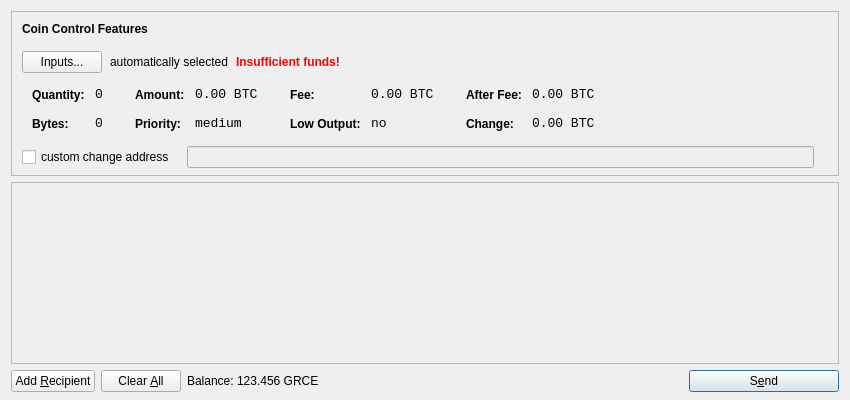
<?xml version="1.0" encoding="UTF-8"?>
<ui version="4.0">
 <class>SendCoinsDialog</class>
 <widget class="QDialog" name="SendCoinsDialog">
  <property name="geometry">
   <rect>
    <x>0</x>
    <y>0</y>
    <width>850</width>
    <height>400</height>
   </rect>
  </property>
  <property name="windowTitle">
   <string>Send Coins</string>
  </property>
  <layout class="QVBoxLayout" name="verticalLayout" stretch="0,1,0">
   <property name="bottomMargin">
    <number>8</number>
   </property>
   <item>
    <widget class="QFrame" name="frameCoinControl">
     <property name="sizePolicy">
      <sizepolicy hsizetype="Expanding" vsizetype="Expanding">
       <horstretch>0</horstretch>
       <verstretch>0</verstretch>
      </sizepolicy>
     </property>
     <property name="maximumSize">
      <size>
       <width>16777215</width>
       <height>16777215</height>
      </size>
     </property>
     <property name="frameShape">
      <enum>QFrame::StyledPanel</enum>
     </property>
     <property name="frameShadow">
      <enum>QFrame::Sunken</enum>
     </property>
     <layout class="QVBoxLayout" name="verticalLayoutCoinControl2">
      <property name="spacing">
       <number>-1</number>
      </property>
      <property name="leftMargin">
       <number>0</number>
      </property>
      <property name="topMargin">
       <number>0</number>
      </property>
      <property name="rightMargin">
       <number>0</number>
      </property>
      <property name="bottomMargin">
       <number>6</number>
      </property>
      <item>
       <layout class="QVBoxLayout" name="verticalLayoutCoinControl" stretch="0,0,0,0,1">
        <property name="spacing">
         <number>0</number>
        </property>
        <property name="leftMargin">
         <number>10</number>
        </property>
        <property name="topMargin">
         <number>10</number>
        </property>
        <item>
         <layout class="QHBoxLayout" name="horizontalLayoutCoinControl1">
          <property name="bottomMargin">
           <number>15</number>
          </property>
          <item>
           <widget class="QLabel" name="labelCoinControlFeatures">
            <property name="sizePolicy">
             <sizepolicy hsizetype="Preferred" vsizetype="Maximum">
              <horstretch>0</horstretch>
              <verstretch>0</verstretch>
             </sizepolicy>
            </property>
            <property name="font">
             <font>
              <weight>75</weight>
              <bold>true</bold>
             </font>
            </property>
            <property name="styleSheet">
             <string notr="true">font-weight:bold;</string>
            </property>
            <property name="text">
             <string>Coin Control Features</string>
            </property>
           </widget>
          </item>
         </layout>
        </item>
        <item>
         <layout class="QHBoxLayout" name="horizontalLayoutCoinControl2" stretch="0,0,0,0">
          <property name="spacing">
           <number>8</number>
          </property>
          <property name="bottomMargin">
           <number>10</number>
          </property>
          <item>
           <widget class="QPushButton" name="pushButtonCoinControl">
            <property name="styleSheet">
             <string notr="true"/>
            </property>
            <property name="text">
             <string>Inputs...</string>
            </property>
           </widget>
          </item>
          <item>
           <widget class="QLabel" name="labelCoinControlAutomaticallySelected">
            <property name="text">
             <string>automatically selected</string>
            </property>
            <property name="margin">
             <number>5</number>
            </property>
           </widget>
          </item>
          <item>
           <widget class="QLabel" name="labelCoinControlInsuffFunds">
            <property name="font">
             <font>
              <weight>75</weight>
              <bold>true</bold>
             </font>
            </property>
            <property name="styleSheet">
             <string notr="true">color:red;font-weight:bold;</string>
            </property>
            <property name="text">
             <string>Insufficient funds!</string>
            </property>
            <property name="margin">
             <number>5</number>
            </property>
           </widget>
          </item>
          <item>
           <spacer name="horizontalSpacerCoinControl">
            <property name="orientation">
             <enum>Qt::Horizontal</enum>
            </property>
            <property name="sizeHint" stdset="0">
             <size>
              <width>40</width>
              <height>1</height>
             </size>
            </property>
           </spacer>
          </item>
         </layout>
        </item>
        <item>
         <widget class="QWidget" name="widgetCoinControl" native="true">
          <property name="sizePolicy">
           <sizepolicy hsizetype="Preferred" vsizetype="Preferred">
            <horstretch>0</horstretch>
            <verstretch>0</verstretch>
           </sizepolicy>
          </property>
          <property name="minimumSize">
           <size>
            <width>0</width>
            <height>0</height>
           </size>
          </property>
          <property name="styleSheet">
           <string notr="true"/>
          </property>
          <layout class="QHBoxLayout" name="horizontalLayoutCoinControl5">
           <property name="margin">
            <number>0</number>
           </property>
           <item>
            <layout class="QHBoxLayout" name="horizontalLayoutCoinControl3" stretch="0,0,0,1">
             <property name="spacing">
              <number>20</number>
             </property>
             <property name="topMargin">
              <number>0</number>
             </property>
             <property name="bottomMargin">
              <number>10</number>
             </property>
             <item>
              <layout class="QFormLayout" name="formLayoutCoinControl1">
               <property name="horizontalSpacing">
                <number>10</number>
               </property>
               <property name="verticalSpacing">
                <number>14</number>
               </property>
               <property name="leftMargin">
                <number>10</number>
               </property>
               <property name="topMargin">
                <number>4</number>
               </property>
               <property name="rightMargin">
                <number>6</number>
               </property>
               <item row="0" column="0">
                <widget class="QLabel" name="labelCoinControlQuantityText">
                 <property name="styleSheet">
                  <string notr="true">font-weight:bold;</string>
                 </property>
                 <property name="text">
                  <string>Quantity:</string>
                 </property>
                 <property name="margin">
                  <number>0</number>
                 </property>
                </widget>
               </item>
               <item row="0" column="1">
                <widget class="QLabel" name="labelCoinControlQuantity">
                 <property name="font">
                  <font>
                   <family>Monospace</family>
                   <pointsize>10</pointsize>
                  </font>
                 </property>
                 <property name="cursor">
                  <cursorShape>IBeamCursor</cursorShape>
                 </property>
                 <property name="contextMenuPolicy">
                  <enum>Qt::ActionsContextMenu</enum>
                 </property>
                 <property name="text">
                  <string notr="true">0</string>
                 </property>
                 <property name="margin">
                  <number>0</number>
                 </property>
                 <property name="textInteractionFlags">
                  <set>Qt::LinksAccessibleByMouse|Qt::TextSelectableByKeyboard|Qt::TextSelectableByMouse</set>
                 </property>
                </widget>
               </item>
               <item row="1" column="0">
                <widget class="QLabel" name="labelCoinControlBytesText">
                 <property name="styleSheet">
                  <string notr="true">font-weight:bold;</string>
                 </property>
                 <property name="text">
                  <string>Bytes:</string>
                 </property>
                </widget>
               </item>
               <item row="1" column="1">
                <widget class="QLabel" name="labelCoinControlBytes">
                 <property name="font">
                  <font>
                   <family>Monospace</family>
                   <pointsize>10</pointsize>
                  </font>
                 </property>
                 <property name="cursor">
                  <cursorShape>IBeamCursor</cursorShape>
                 </property>
                 <property name="contextMenuPolicy">
                  <enum>Qt::ActionsContextMenu</enum>
                 </property>
                 <property name="text">
                  <string notr="true">0</string>
                 </property>
                 <property name="textInteractionFlags">
                  <set>Qt::LinksAccessibleByMouse|Qt::TextSelectableByKeyboard|Qt::TextSelectableByMouse</set>
                 </property>
                </widget>
               </item>
              </layout>
             </item>
             <item>
              <layout class="QFormLayout" name="formLayoutCoinControl2">
               <property name="horizontalSpacing">
                <number>10</number>
               </property>
               <property name="verticalSpacing">
                <number>14</number>
               </property>
               <property name="leftMargin">
                <number>6</number>
               </property>
               <property name="topMargin">
                <number>4</number>
               </property>
               <property name="rightMargin">
                <number>6</number>
               </property>
               <item row="0" column="0">
                <widget class="QLabel" name="labelCoinControlAmountText">
                 <property name="styleSheet">
                  <string notr="true">font-weight:bold;</string>
                 </property>
                 <property name="text">
                  <string>Amount:</string>
                 </property>
                 <property name="margin">
                  <number>0</number>
                 </property>
                </widget>
               </item>
               <item row="0" column="1">
                <widget class="QLabel" name="labelCoinControlAmount">
                 <property name="font">
                  <font>
                   <family>Monospace</family>
                   <pointsize>10</pointsize>
                  </font>
                 </property>
                 <property name="cursor">
                  <cursorShape>IBeamCursor</cursorShape>
                 </property>
                 <property name="contextMenuPolicy">
                  <enum>Qt::ActionsContextMenu</enum>
                 </property>
                 <property name="text">
                  <string notr="true">0.00 BTC</string>
                 </property>
                 <property name="textInteractionFlags">
                  <set>Qt::LinksAccessibleByMouse|Qt::TextSelectableByKeyboard|Qt::TextSelectableByMouse</set>
                 </property>
                </widget>
               </item>
               <item row="1" column="0">
                <widget class="QLabel" name="labelCoinControlPriorityText">
                 <property name="styleSheet">
                  <string notr="true">font-weight:bold;</string>
                 </property>
                 <property name="text">
                  <string>Priority:</string>
                 </property>
                </widget>
               </item>
               <item row="1" column="1">
                <widget class="QLabel" name="labelCoinControlPriority">
                 <property name="font">
                  <font>
                   <family>Monospace</family>
                   <pointsize>10</pointsize>
                  </font>
                 </property>
                 <property name="cursor">
                  <cursorShape>IBeamCursor</cursorShape>
                 </property>
                 <property name="contextMenuPolicy">
                  <enum>Qt::ActionsContextMenu</enum>
                 </property>
                 <property name="text">
                  <string>medium</string>
                 </property>
                 <property name="textInteractionFlags">
                  <set>Qt::LinksAccessibleByMouse|Qt::TextSelectableByKeyboard|Qt::TextSelectableByMouse</set>
                 </property>
                </widget>
               </item>
              </layout>
             </item>
             <item>
              <layout class="QFormLayout" name="formLayoutCoinControl3">
               <property name="horizontalSpacing">
                <number>10</number>
               </property>
               <property name="verticalSpacing">
                <number>14</number>
               </property>
               <property name="leftMargin">
                <number>6</number>
               </property>
               <property name="topMargin">
                <number>4</number>
               </property>
               <property name="rightMargin">
                <number>6</number>
               </property>
               <item row="0" column="0">
                <widget class="QLabel" name="labelCoinControlFeeText">
                 <property name="styleSheet">
                  <string notr="true">font-weight:bold;</string>
                 </property>
                 <property name="text">
                  <string>Fee:</string>
                 </property>
                 <property name="margin">
                  <number>0</number>
                 </property>
                </widget>
               </item>
               <item row="0" column="1">
                <widget class="QLabel" name="labelCoinControlFee">
                 <property name="font">
                  <font>
                   <family>Monospace</family>
                   <pointsize>10</pointsize>
                  </font>
                 </property>
                 <property name="cursor">
                  <cursorShape>IBeamCursor</cursorShape>
                 </property>
                 <property name="contextMenuPolicy">
                  <enum>Qt::ActionsContextMenu</enum>
                 </property>
                 <property name="text">
                  <string notr="true">0.00 BTC</string>
                 </property>
                 <property name="textInteractionFlags">
                  <set>Qt::LinksAccessibleByMouse|Qt::TextSelectableByKeyboard|Qt::TextSelectableByMouse</set>
                 </property>
                </widget>
               </item>
               <item row="1" column="0">
                <widget class="QLabel" name="labelCoinControlLowOutputText">
                 <property name="styleSheet">
                  <string notr="true">font-weight:bold;</string>
                 </property>
                 <property name="text">
                  <string>Low Output:</string>
                 </property>
                </widget>
               </item>
               <item row="1" column="1">
                <widget class="QLabel" name="labelCoinControlLowOutput">
                 <property name="font">
                  <font>
                   <family>Monospace</family>
                   <pointsize>10</pointsize>
                  </font>
                 </property>
                 <property name="cursor">
                  <cursorShape>IBeamCursor</cursorShape>
                 </property>
                 <property name="contextMenuPolicy">
                  <enum>Qt::ActionsContextMenu</enum>
                 </property>
                 <property name="text">
                  <string>no</string>
                 </property>
                 <property name="textInteractionFlags">
                  <set>Qt::LinksAccessibleByMouse|Qt::TextSelectableByKeyboard|Qt::TextSelectableByMouse</set>
                 </property>
                </widget>
               </item>
              </layout>
             </item>
             <item>
              <layout class="QFormLayout" name="formLayoutCoinControl4">
               <property name="horizontalSpacing">
                <number>10</number>
               </property>
               <property name="verticalSpacing">
                <number>14</number>
               </property>
               <property name="leftMargin">
                <number>6</number>
               </property>
               <property name="topMargin">
                <number>4</number>
               </property>
               <property name="rightMargin">
                <number>6</number>
               </property>
               <item row="0" column="0">
                <widget class="QLabel" name="labelCoinControlAfterFeeText">
                 <property name="styleSheet">
                  <string notr="true">font-weight:bold;</string>
                 </property>
                 <property name="text">
                  <string>After Fee:</string>
                 </property>
                 <property name="margin">
                  <number>0</number>
                 </property>
                </widget>
               </item>
               <item row="0" column="1">
                <widget class="QLabel" name="labelCoinControlAfterFee">
                 <property name="font">
                  <font>
                   <family>Monospace</family>
                   <pointsize>10</pointsize>
                  </font>
                 </property>
                 <property name="cursor">
                  <cursorShape>IBeamCursor</cursorShape>
                 </property>
                 <property name="contextMenuPolicy">
                  <enum>Qt::ActionsContextMenu</enum>
                 </property>
                 <property name="text">
                  <string notr="true">0.00 BTC</string>
                 </property>
                 <property name="textInteractionFlags">
                  <set>Qt::LinksAccessibleByMouse|Qt::TextSelectableByKeyboard|Qt::TextSelectableByMouse</set>
                 </property>
                </widget>
               </item>
               <item row="1" column="0">
                <widget class="QLabel" name="labelCoinControlChangeText">
                 <property name="styleSheet">
                  <string notr="true">font-weight:bold;</string>
                 </property>
                 <property name="text">
                  <string>Change:</string>
                 </property>
                </widget>
               </item>
               <item row="1" column="1">
                <widget class="QLabel" name="labelCoinControlChange">
                 <property name="font">
                  <font>
                   <family>Monospace</family>
                   <pointsize>10</pointsize>
                  </font>
                 </property>
                 <property name="cursor">
                  <cursorShape>IBeamCursor</cursorShape>
                 </property>
                 <property name="contextMenuPolicy">
                  <enum>Qt::ActionsContextMenu</enum>
                 </property>
                 <property name="text">
                  <string notr="true">0.00 BTC</string>
                 </property>
                 <property name="textInteractionFlags">
                  <set>Qt::LinksAccessibleByMouse|Qt::TextSelectableByKeyboard|Qt::TextSelectableByMouse</set>
                 </property>
                </widget>
               </item>
              </layout>
             </item>
            </layout>
           </item>
          </layout>
         </widget>
        </item>
        <item>
         <layout class="QHBoxLayout" name="horizontalLayoutCoinControl4" stretch="0,0,0">
          <property name="spacing">
           <number>12</number>
          </property>
          <property name="sizeConstraint">
           <enum>QLayout::SetDefaultConstraint</enum>
          </property>
          <property name="topMargin">
           <number>5</number>
          </property>
          <property name="rightMargin">
           <number>5</number>
          </property>
          <item>
           <widget class="QCheckBox" name="checkBoxCoinControlChange">
            <property name="text">
             <string>custom change address</string>
            </property>
           </widget>
          </item>
          <item>
           <widget class="QLineEdit" name="lineEditCoinControlChange">
            <property name="enabled">
             <bool>false</bool>
            </property>
            <property name="sizePolicy">
             <sizepolicy hsizetype="Expanding" vsizetype="Fixed">
              <horstretch>0</horstretch>
              <verstretch>0</verstretch>
             </sizepolicy>
            </property>
           </widget>
          </item>
          <item>
           <widget class="QLabel" name="labelCoinControlChangeLabel">
            <property name="sizePolicy">
             <sizepolicy hsizetype="Preferred" vsizetype="Expanding">
              <horstretch>0</horstretch>
              <verstretch>0</verstretch>
             </sizepolicy>
            </property>
            <property name="minimumSize">
             <size>
              <width>0</width>
              <height>0</height>
             </size>
            </property>
            <property name="text">
             <string/>
            </property>
            <property name="margin">
             <number>3</number>
            </property>
           </widget>
          </item>
         </layout>
        </item>
        <item>
         <spacer name="verticalSpacerCoinControl">
          <property name="orientation">
           <enum>Qt::Vertical</enum>
          </property>
          <property name="sizeHint" stdset="0">
           <size>
            <width>800</width>
            <height>1</height>
           </size>
          </property>
         </spacer>
        </item>
       </layout>
      </item>
     </layout>
    </widget>
   </item>
   <item>
    <widget class="QScrollArea" name="scrollArea">
     <property name="widgetResizable">
      <bool>true</bool>
     </property>
     <widget class="QWidget" name="scrollAreaWidgetContents">
      <property name="geometry">
       <rect>
        <x>0</x>
        <y>0</y>
        <width>830</width>
        <height>165</height>
       </rect>
      </property>
      <layout class="QVBoxLayout" name="verticalLayout_2">
       <property name="margin">
        <number>0</number>
       </property>
       <item>
        <layout class="QVBoxLayout" name="entries">
         <property name="spacing">
          <number>6</number>
         </property>
        </layout>
       </item>
       <item>
        <spacer name="verticalSpacer">
         <property name="orientation">
          <enum>Qt::Vertical</enum>
         </property>
         <property name="sizeHint" stdset="0">
          <size>
           <width>20</width>
           <height>40</height>
          </size>
         </property>
        </spacer>
       </item>
      </layout>
     </widget>
    </widget>
   </item>
   <item>
    <layout class="QHBoxLayout" name="horizontalLayout">
     <item>
      <widget class="QPushButton" name="addButton">
       <property name="toolTip">
        <string>Send to multiple recipients at once</string>
       </property>
       <property name="text">
        <string>Add &amp;Recipient</string>
       </property>
       <property name="icon">
        <iconset resource="../bitcoin.qrc">
         <normaloff>:/icons/add</normaloff>:/icons/add</iconset>
       </property>
       <property name="autoDefault">
        <bool>false</bool>
       </property>
      </widget>
     </item>
     <item>
      <widget class="QPushButton" name="clearButton">
       <property name="sizePolicy">
        <sizepolicy hsizetype="Minimum" vsizetype="Fixed">
         <horstretch>0</horstretch>
         <verstretch>0</verstretch>
        </sizepolicy>
       </property>
       <property name="toolTip">
        <string>Remove all transaction fields</string>
       </property>
       <property name="text">
        <string>Clear &amp;All</string>
       </property>
       <property name="icon">
        <iconset resource="../bitcoin.qrc">
         <normaloff>:/icons/remove</normaloff>:/icons/remove</iconset>
       </property>
       <property name="autoRepeatDelay">
        <number>300</number>
       </property>
       <property name="autoDefault">
        <bool>false</bool>
       </property>
      </widget>
     </item>
     <item>
      <layout class="QHBoxLayout" name="horizontalLayout_2">
       <property name="spacing">
        <number>3</number>
       </property>
       <item>
        <widget class="QLabel" name="label">
         <property name="text">
          <string>Balance:</string>
         </property>
        </widget>
       </item>
       <item>
        <widget class="QLabel" name="labelBalance">
         <property name="cursor">
          <cursorShape>IBeamCursor</cursorShape>
         </property>
         <property name="text">
          <string>123.456 GRCE</string>
         </property>
         <property name="textInteractionFlags">
          <set>Qt::LinksAccessibleByMouse|Qt::TextSelectableByKeyboard|Qt::TextSelectableByMouse</set>
         </property>
        </widget>
       </item>
      </layout>
     </item>
     <item>
      <spacer name="horizontalSpacer">
       <property name="orientation">
        <enum>Qt::Horizontal</enum>
       </property>
       <property name="sizeHint" stdset="0">
        <size>
         <width>40</width>
         <height>20</height>
        </size>
       </property>
      </spacer>
     </item>
     <item>
      <widget class="QPushButton" name="sendButton">
       <property name="minimumSize">
        <size>
         <width>150</width>
         <height>0</height>
        </size>
       </property>
       <property name="toolTip">
        <string>Confirm the send action</string>
       </property>
       <property name="text">
        <string>S&amp;end</string>
       </property>
       <property name="icon">
        <iconset resource="../bitcoin.qrc">
         <normaloff>:/icons/send</normaloff>:/icons/send</iconset>
       </property>
       <property name="default">
        <bool>true</bool>
       </property>
      </widget>
     </item>
    </layout>
   </item>
  </layout>
 </widget>
 <resources>
  <include location="../bitcoin.qrc"/>
 </resources>
 <connections/>
</ui>
